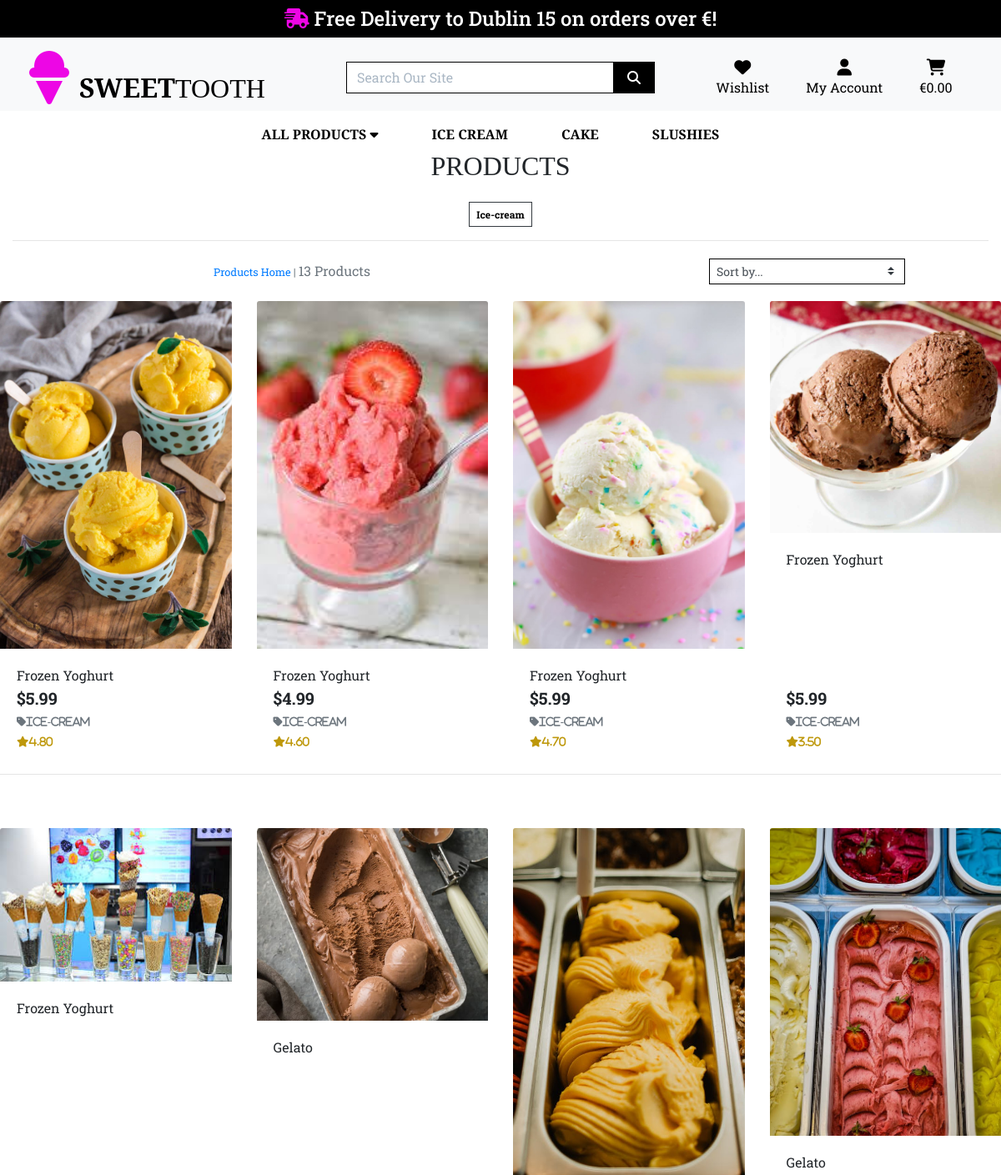
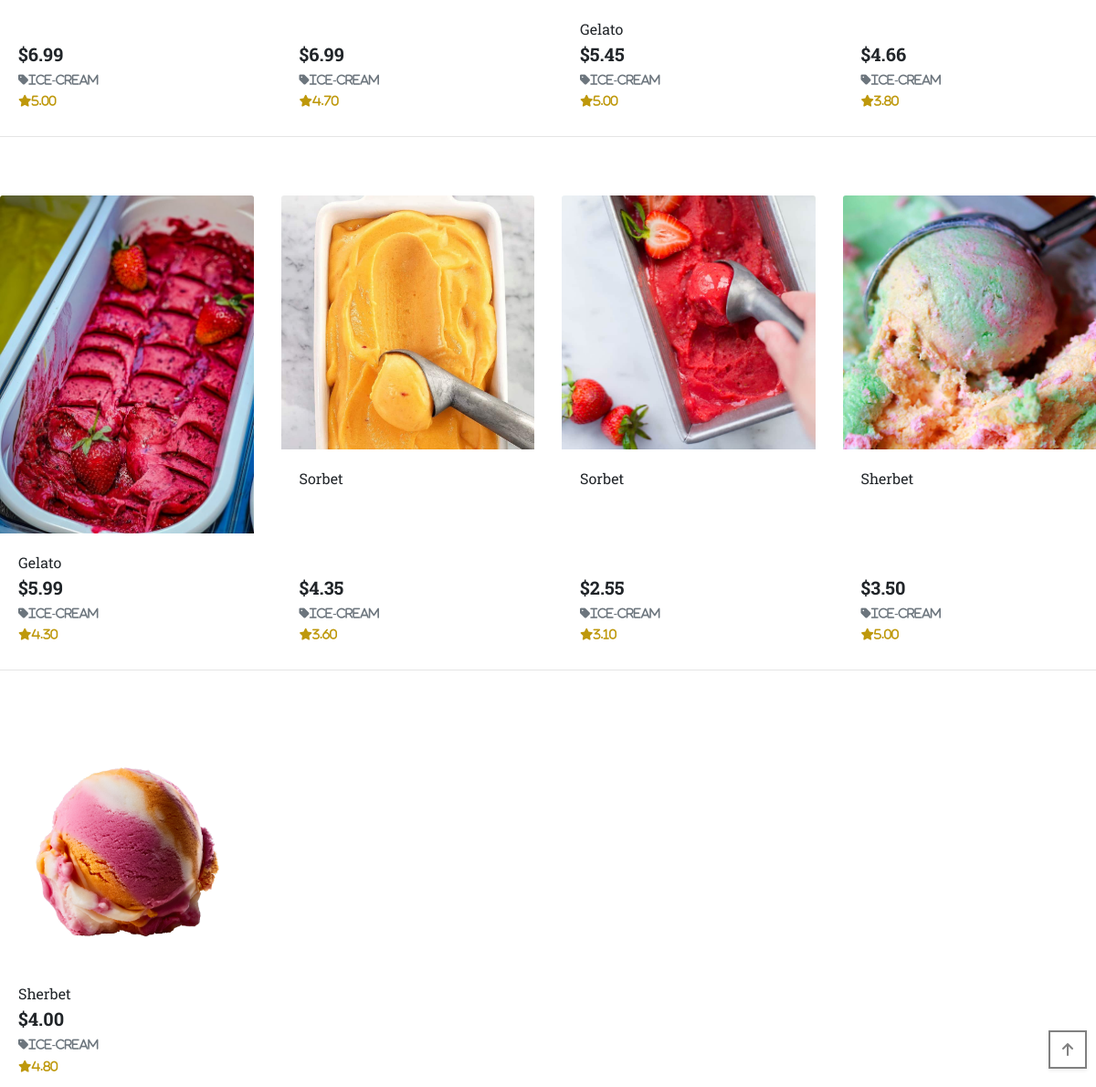
Before: /products/?category=ice-cream with the older database file (2 pictures, top to bottom).
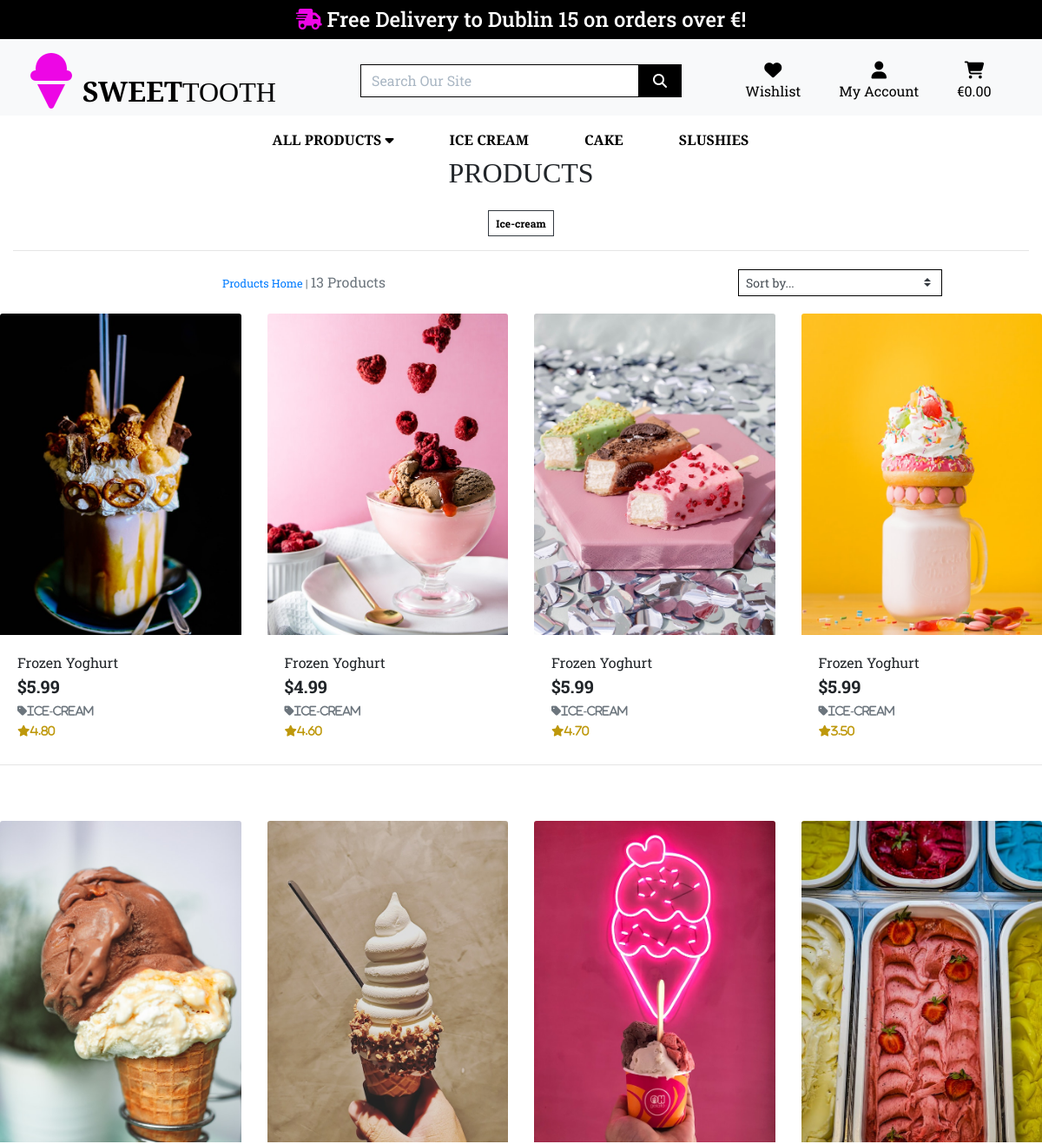
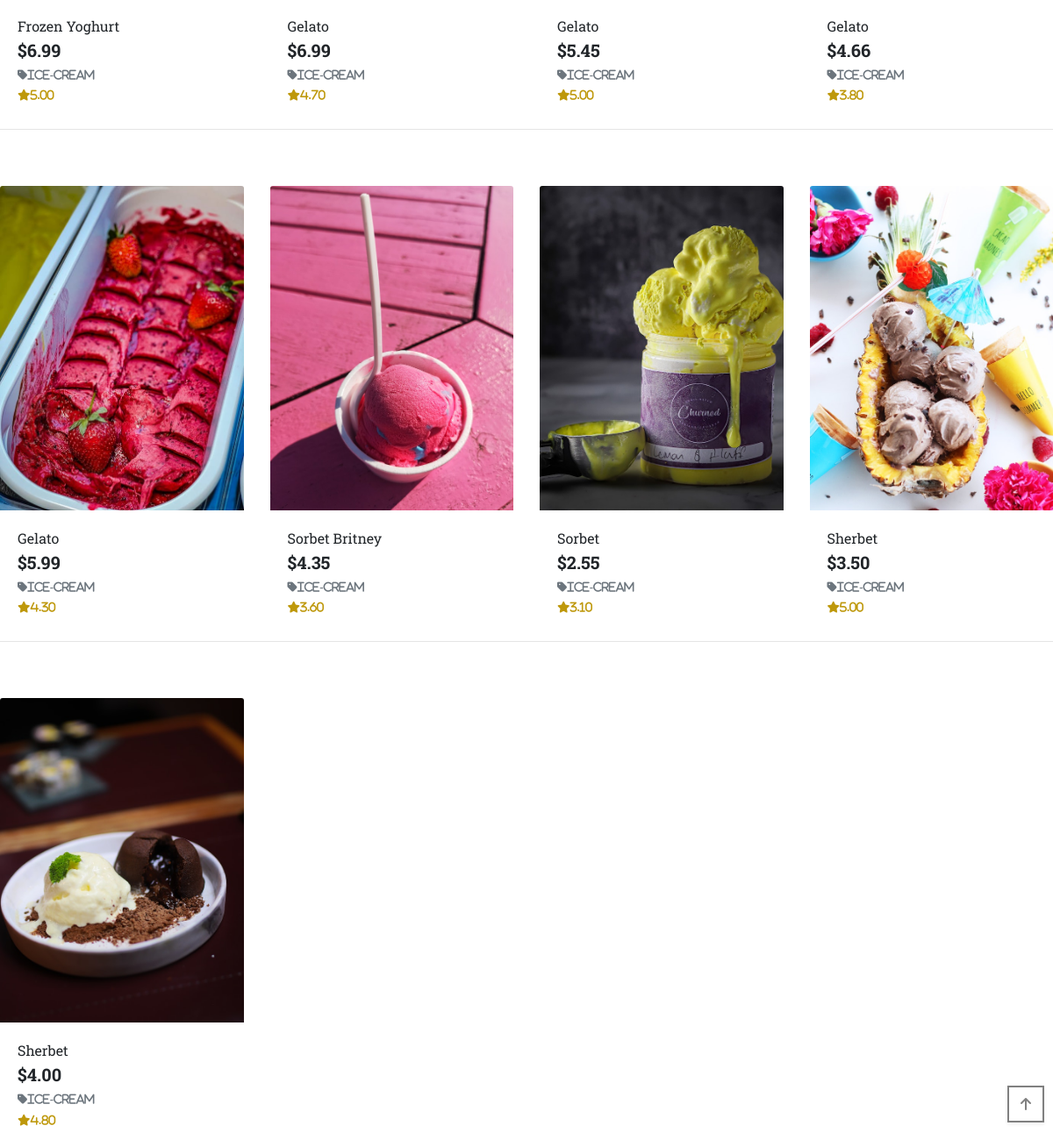
After: the same page with the newer database file (2 pictures, top to bottom).
### products/models.py (models this page shows, shortened)
class Category(models.Model):
    class Meta:
        verbose_name_plural = 'Categories'
    name = models.CharField(max_length=254)
    friendly_name = models.CharField(max_length=254, null=True, blank=True)

class Product(models.Model):
    category = models.ForeignKey('Category', null=True, blank=True, on_delete=models.SET_NULL)
    sku = models.CharField(max_length=254, null=True, blank=True)
    name = models.CharField(max_length=254)
    description = models.TextField()
    has_sizes = models.BooleanField(default=False, null=True, blank=True)
    price = models.DecimalField(max_digits=6, decimal_places=2)
    rating = models.DecimalField(max_digits=6, decimal_places=2, null=True, blank=True)
    image_url = models.URLField(max_length=1024, null=True, blank=True)
    image = models.ImageField(null=True, blank=True)

### products/views.py (the view, shortened to what this page needs)
# urls.py: path('', views.all_products, name='products'),
def all_products(request):
    products = Product.objects.all()
    query = None
    categories = None
    sort = None
    direction = None
    if request.GET:
        if 'category' in request.GET:
            categories = request.GET['category'].split(',')
            products = products.filter(category__name__in=categories)
            categories = Category.objects.filter(name__in=categories)
    current_sorting = f'{sort}_{direction}'
    context = {
        'products': products,
        'search_term': query,
        'current_categories': categories,
        'current_sorting': current_sorting,
    }
    return render(request, 'products/products.html', context)

### products/templates/products/products.html (shortened to what this page needs)
{% extends "base.html" %}
{% load static %}
{% block page_header %}
    <div class="container header-container">
    </div>
{% endblock %}
{% block content %}
<div class="overlay"></div>
<div class="container-fluid">
    <div class="row">
        <div class="col text-center mt-3">
            <h2 class="logo-font mb-3">Products</h2>
            {% for c in current_categories %}
            <a href="{% url 'products' %}?category={{ c.name }}" class="category-badge text-decoration-none">
                <span
                    class="p-2 mt-2 badge badge-white text-black rounded-0 border border-dark">{{ c.friendly_name }}</span>
            </a>
            {% endfor %}
            <hr class="mb-1">
        </div>
    </div>
    <div class="row">
        <div class="product-container col-10 offset-1">
            <div class="row mt-1 mb-2">
                <div class="col-12 col-md-6 my-auto order-md-last d-flex justify-content-center justify-content-md-end">
                    <div class="sort-select-wrapper w-50">
                        <select id="sort-selector"
                            class="custom-select custom-select-sm rounded-0 border border-{% if current_sorting != 'None_None' %}info{% else %}black{% endif %}">
                            <option value="reset" {% if current_sorting == 'None_None' %}selected{% endif %}>Sort by...
                            </option>
                        </select>
                    </div>
                </div>
                <div class="col-12 col-md-6 order-md-first">
                    <p class="text-muted mt-3 text-center text-md-left">
                        {% if search_term or current_categories or current_sorting != 'None_None' %}
                        <span class="small"><a href="{% url 'products' %}">Products Home</a> | </span>
                        {% endif %}
                        {{ products|length }} Products
                    </p>
                </div>
            </div>
        </div>
        <div class="row">
            {% for product in products %}
            <div class="col-sm-6 col-md-6 col-lg-4 col-xl-3">
                <div class="card h-100 border-0 hvr-glow">
                    {% if product.image %}
                    <a href="{% url 'products' %}">
                        <img src="{{ product.image.url }}" alt="{{ product.name }}" class="card-img-top img-fluid">
                    </a>
                    {% else %}
                    <a href="">
                        <img src="{{ MEDIA_URL }}noimage.png" alt="{{ product.name }}" class="card-img-top img-fluid">
                    </a>
                    {% endif %}
                    <div class="card-body pb-0">
                        <p class="mb-0">{{ product.name }}</p>
                    </div>
                    <div class="card-footer bg-white pt-0 border-0 text-left">
                        <div class="row">
                            <div class="col">
                                <p class="lead mb-0 text-left font-weight-bold">
                                    ${{ product.price }}
                                </p>
                                {% if product.category %}
                                <p class="small mt-1 mb-0">
                                    <a href="{% url 'products' %}?category={{ product.category.name}}"
                                        class="text-muted">
                                        <i class="fas fa-tag mr-1">{{ product.category.friendly_name }}</i>
                                    </a>
                                </p>
                                {% endif %}
                                {% if product.rating %}
                                <small class="text-muted"><i class="fa fa-star mr-1">{{ product.rating }}</i></small>
                                {% else %}
                                <small class="text-muted">No rating</small>
                                {% endif %}
                            </div>
                        </div>
                    </div>
                </div>
            </div>
            {% if forloop.counter|divisibleby:4 %}
            <div class="col-12 d-none d-xl-block mb-5">
                <hr>
            </div>
            {% endif %}
            {% endfor %}
        </div>
    </div>
</div>
<div class="btt-button shadow-sm rounded-0 border border-black">
    <a href="" class="btt-link d-flex h-100">
        <i class="fas fa-arrow-up text-black mx-auto my-auto"></i>
    </a>
</div>
{% endblock %}

### templates/base.html (shortened to what this page needs)
{% load static %}
<!doctype html>
<html lang="en">
  <head>
    {% block corecss %}
       <link rel="stylesheet" href="https://stackpath.bootstrapcdn.com/bootstrap/4.4.1/css/bootstrap.min.css">
       <link rel="stylesheet" href="{% static 'css/base.css' %}">
       <link rel="stylesheet" href="https://cdn.tutorialjinni.com/hover.css/2.3.1/css/hover-min.css">
       {% endblock %}
  </head>
  <body>
    <header class="container-fluid fixed-top">
        <div id="delivery-banner" class="row  text-center">
        <div class="col bg-black text-white">
     <h4 class="my-2"><i class="fas fa-shipping-fast"></i> Free Delivery to Dublin 15 on orders over €{{ free_delivery_threshold}}!</h4>
   </div>
 </div>
       <div class="row bg-light bg-gradient pt-lg-2 d-none d-lg-flex" id="topnav">
         <div class="col-12 col-lg-4 my-auto py-1 py-lg-0 text-center text-lg-left">
           <a href="{% url 'home' %}" class="nav-link main-logo-link">
             <h2 class="logo-font text-black my-0"><i class="fas fa-ice-cream fa-2x" style="color:rgb(237, 6, 229);"></i> <strong>Sweet</strong>Tooth</h2>
             </a>
         </div>
         <div class="col-12 col-lg-4 my-auto py-1 py-lg-0">
           <form action="" method="GET">
             <div class="input-group w-100">
               <input type="text" class="form-control border border-black rounded-0" name="q" placeholder="Search Our Site">
               <div class="input-group-append">
                 <button class="form-control btn btn-black border-black rounded-0" type="submit">
                   <span class="icon">
                     <i class="fas fa-search"></i>
                   </span>
                 </button>
               </div>
             </div>
           </form>
         </div>
         <div class="col-12 col-lg-4 my-auto py-1 py-lg-0">
           <ul class="list-inline list-unstyled text-center text-lg-right my-0">
             <li class="list-inline-item">
               <a href="" class="text-black nav-link">
                 <div class="text-center">
                   <div>
                     <i class="fas fa-heart fa-lg hvr-grow"></i>
                   </div>
                   <p class="my-0"> Wishlist
                   </p>
                 </div>
               </a>
             </li>
               <li class="list-inline-item dropdown">
               <a href="#" class="text-black nav-link" id="user-options" data-toggle="dropdown" aria-haspopup="true" aria-expanded="false">
                 <div class="text-center">
                   <div>
                     <i class="fas fa-user fa-lg"></i>
                   </div>
                   <p class="my-0">My Account</p>
                 </div>
               </a>
             </li>
             <li class="list-inline-item">
               <a href="" class="{% if grand_total %}text-info font-weight-bold{% else %} text-black {% endif %}nav-link">
                 <div class="text-center">
                   <div>
                     <i class="fas fa-shopping-cart fa-lg"></i>
                   </div>
                   <p class="my-0">
                     {% if grand_total %}
                          €{{ grand_total|floatformat:2 }}
                     {% else %}
                          €0.00
                     {% endif %}
                   </p>
                 </div>
               </a>
             </li>
           </ul>
         </div>
       </div>
 <div class="row bg-white">
   <nav class="navbar navbar-expand-lg navbar-light w-100">
     {% include 'includes/mobile-top-header.html' %}
     {% include 'includes/main-nav.html' %}
   </nav>
 </div>
 </header>
    {% block page_header %}
    {% endblock %}
    {% block content %}
    {% endblock %}
  </body>
</html>

### templates/includes/mobile-top-header.html (shortened to what this page needs)
<ul>
  </ul>

### templates/includes/main-nav.html (shortened to what this page needs)
<div class="collapse navbar-collapse" id="main-nav">
    <ul class="navbar-nav w-auto mx-auto">
        <li class="nav-item dropdown">
            <a class="logo-font font-weight-bold nav-link text-black mr-5 hvr-overline-from-left" href="#" id="all-products-link" data-toggle="dropdown" aria-haspopup="true" aria-expanded="false">
                 All Products <i class="fas fa-caret-down"></i>
            </a>
        </li>
        <li class="nav-item dropdown">
            <a class="logo-font font-weight-bold nav-link text-black mr-5 hvr-overline-from-left" href="#" id="ice-cream-link" data-toggle="dropdown" aria-haspopup="true" aria-expanded="false">
                Ice cream
            </a>
        </li>
         <li class="nav-item dropdown">
            <a class="logo-font font-weight-bold nav-link text-black mr-5 hvr-overline-from-left" href="#" id="cake-link" data-toggle="dropdown" aria-haspopup="true" aria-expanded="false">
                Cake
            </a>
        </li>
         <li class="nav-item dropdown">
            <a class="logo-font font-weight-bold nav-link text-black mr-5 hvr-overline-from-left" href="#" id="slushies-link" data-toggle="dropdown" aria-haspopup="true" aria-expanded="false">
                Slushies
            </a>
        </li>
    </ul>
</div>

### static/css/base.css (style rules this page uses)
* { margin:0; padding:0; }
html { height:100%; }
body { font-family: 'Roboto Slab', serif; background-color: #fff; margin-bottom:60px; height:100%; width: 100%; }
.text-center { text-align: center!important; }
.icon { align-items: center; display:inline-flex; justify-content: center; height:1.5rem; width:1.5rem; }
.logo-font { text-transform:uppercase; font-family: 'Merriweather', serif; cursor: pointer; }
.text-black { color:#000 !important; }
.bg-black { background:#000!important; height: 50%; width: 100%; }
.fa-shipping-fast { color:rgb(237, 6, 229); }
.main-logo-link { width:fit-content; }
.btn { cursor: pointer; }
.btn-black { background:#000; color:#fff; cursor: pointer; }
.border-black { border: 1px solid #000 !important; }
@media (min-width:1200px) { .container { max-width:80%; } }
@media (min-width: 992px) { .header-container { padding-top: 164px; } }
.overlay { height:100%; width:100%; top:0; left:0; position:fixed; background:#fff; z-index:-1; }
.btt-button { height:42px; width:42px; position:fixed; bottom:20px; right:10px; border: 2px solid grey!important; z-index: 999; }
.btt-link { cursor:pointer; }
input[name='q']::placeholder { color:#aab7c4; }
.fa-star { color:#be980b; }
.fa-arrow-up { color:grey!important; }

Changed rows visible on the page:
changed Product (number 1 of 13 on the later page): image: a different picture
changed Product (number 2 of 13 on the later page): image: a different picture
changed Product (number 3 of 13 on the later page): image: a different picture
changed Product (number 4 of 13 on the later page): image: a different picture
changed Product (number 5 of 13 on the later page): image: a different picture
changed Product (number 6 of 13 on the later page): image: a different picture
changed Product (number 7 of 13 on the later page): image: a different picture
changed Product: image: a different picture; name "Sorbet" → "Sorbet Britney"
changed Product "Sorbet": image: a different picture
changed Product (number 12 of 13 on the later page): image: a different picture
changed Product (number 13 of 13 on the later page): image: a different picture
